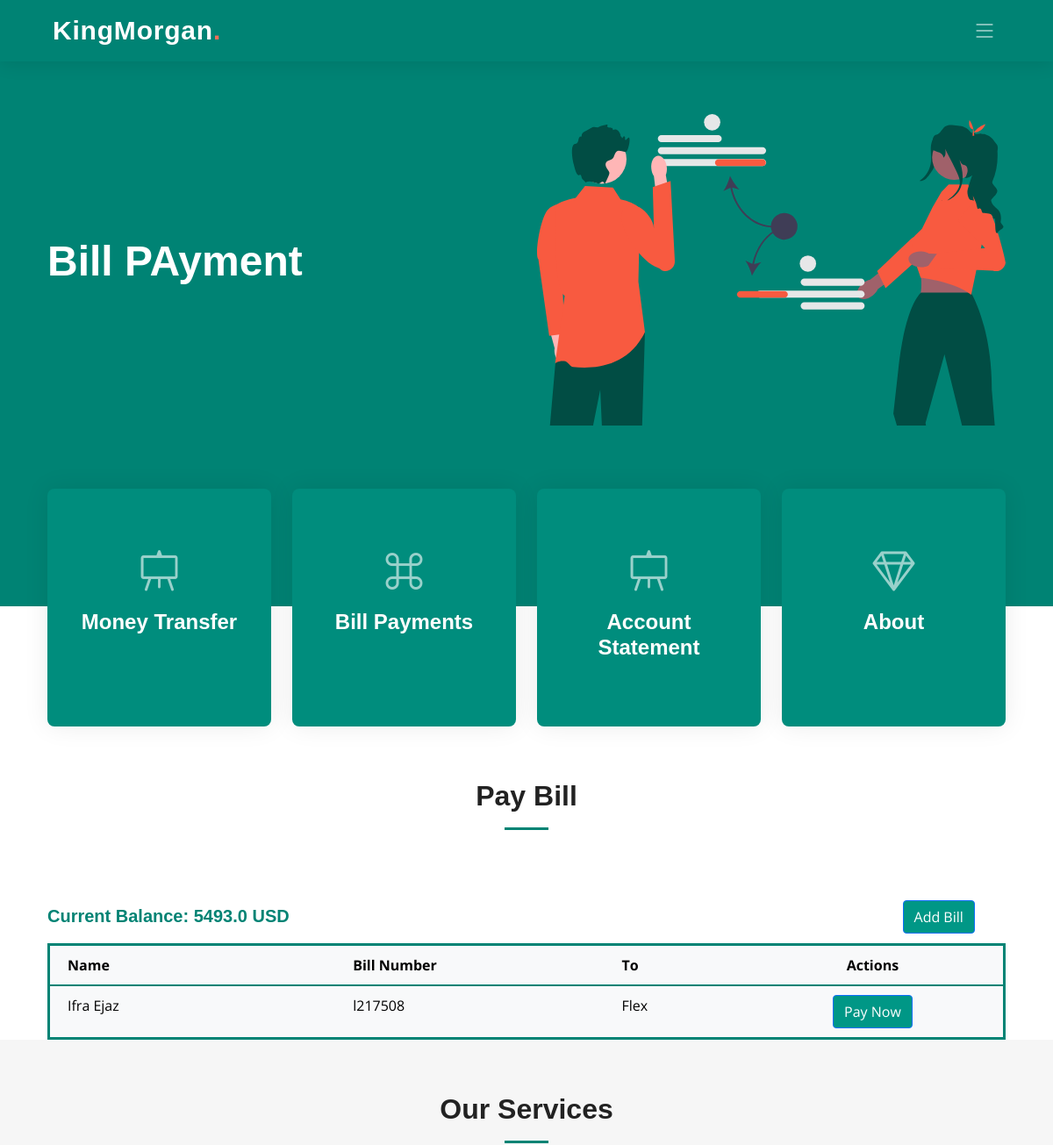
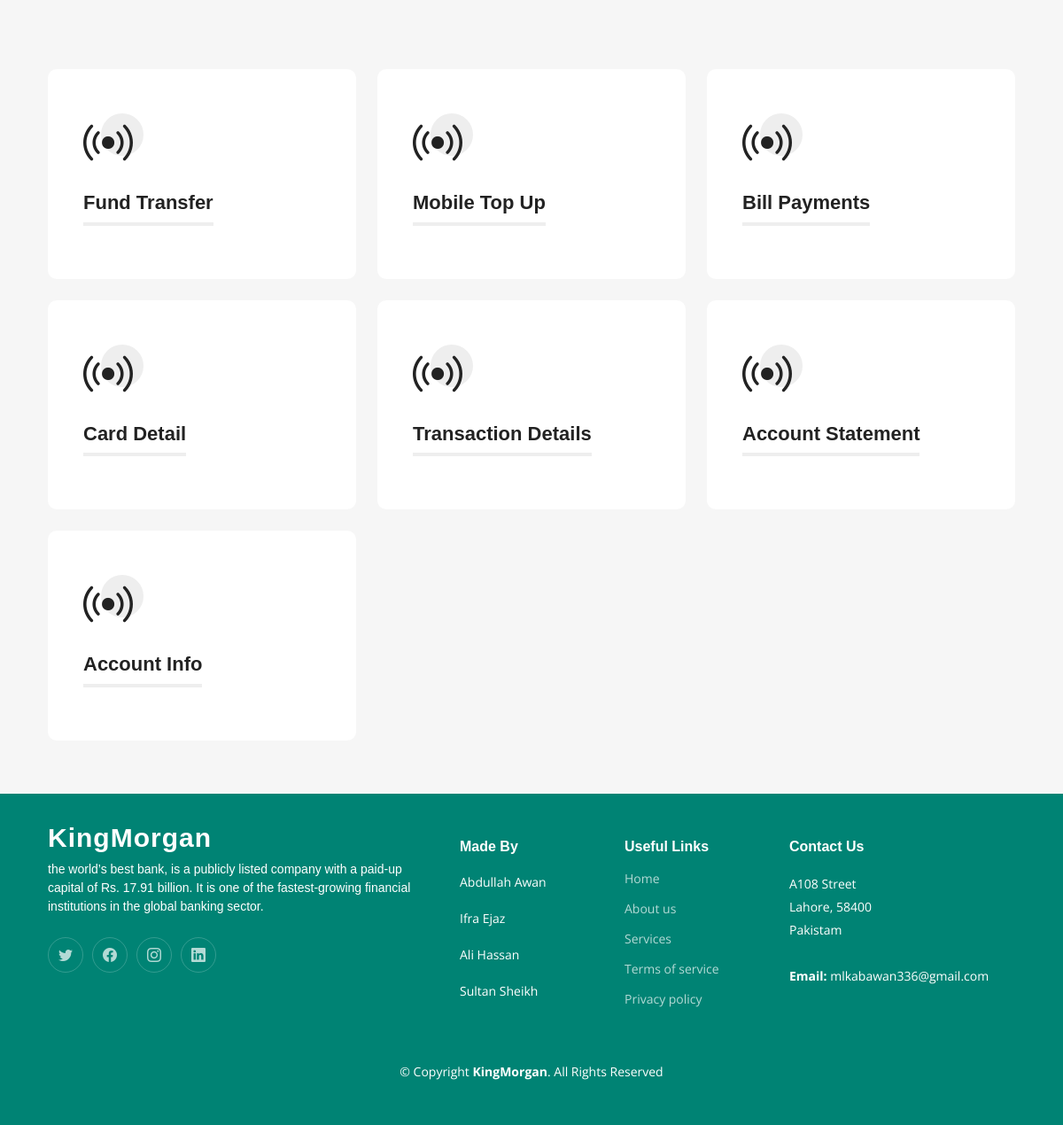
The app's page /billpayment/ (signed in) with its own data (2 pictures, top to bottom).
### app/models.py (models this page shows, shortened)
class Accounts(models.Model):
    SAVING = 'Saving'
    CURRENT = 'Current'
    FIXED_DEPOSIT = 'Fixed Deposit'
    ACCOUNT_TYPE_CHOICES = [
        (SAVING, 'Saving'),
        (CURRENT, 'Current'),
        (FIXED_DEPOSIT, 'Fixed Deposit'),
    ]
    ACTIVE = 'Active'
    INACTIVE = 'Inactive'
    STATUS_CHOICES = [
        (ACTIVE, 'Active'),
        (INACTIVE, 'Inactive'),
    ]
    user = models.ForeignKey(User, on_delete=models.CASCADE)
    account_number = models.CharField(max_length=100, unique=True)
    balance = models.FloatField()
    account_type = models.CharField(max_length=20, choices=ACCOUNT_TYPE_CHOICES, default=CURRENT)
    status = models.CharField(max_length=20, choices=STATUS_CHOICES, default=ACTIVE)
    bank_id = models.ForeignKey('Banks', on_delete=models.CASCADE, default=11)

class UserBill(models.Model):
    user = models.ForeignKey(User, on_delete=models.CASCADE, related_name='bills')
    customer = models.ForeignKey(BillCustomer, on_delete=models.CASCADE, related_name='bills')
    timestamp = models.DateTimeField(auto_now_add=True)
    def __str__(self):
        return f'Bill {self.pk} for {self.user.username}'

class BillCustomer(models.Model):
    bill_number = models.CharField(max_length=25)
    name = models.CharField(max_length=255)
    company = models.ForeignKey(BillCompany, on_delete=models.CASCADE, related_name='customers')

class BillCompany(models.Model):
    name = models.CharField(max_length=255)

### app/views.py (the view)
# urls.py: path('billpayment/', views.billpayment, name='billpayment'),
def billpayment(request):
    user_id = request.session.get('user')
    user = get_object_or_404(User, pk=user_id)
    account = get_object_or_404(Accounts, user=user)
    bills = UserBill.objects.filter(user_id=user).select_related('customer', 'customer__company')
    billcompanies = BillCompany.objects.all()
    print(bills)
    return render(request, 'dashboard/billpayment.html', {
        'User': user,
        'billcompanies': billcompanies,
        'bills': bills,
        'account': account,
        'services': services
    })

### app/templates/Dashboard/billpayment.html (shortened to what this page needs)
{% extends 'Dashboard/index.html' %}
{% load static %}
{% block extra_head %}
  <link href="https://cdnjs.cloudflare.com/ajax/libs/font-awesome/5.15.3/css/all.min.css" rel="stylesheet">
{% endblock extra_head %}
{% block hero %}<h2><span>Bill PAyment</span></h2>{% endblock hero %}
{% block content %}
<div class="section-header">
  <h2>Pay Bill</h2>
</div>
<div class="container">
    <div class="row">
        <div class="col-6">
            <h5 style="font-weight: bold; font-family: 'Arial', sans-serif; color: #008374; margin-top: 1%;">
                Current Balance: {{ account.balance }} USD
            </h5>
        </div>
        <div class="col-6">
            <a href="#" class="btn btn-primary" style="background-color:#009786; margin-left: 78%; margin-bottom: 2%;" data-bs-toggle="modal" data-bs-target="#addMobileTopUpModal">
                Add Bill
            </a>
        </div>
    </div>
    <div class="row">
        <div class="col-12">
            <table class="table table-borderless table-hover" style="border-collapse: collapse; border: 3px solid #008374; margin-bottom: 0;">
                <thead style="border-bottom: 2px solid #008374; background-color: #f8f9fa;">
                    <tr>
                        <th style="padding: 10px 20px; width: 30%; border-bottom: 1px solid #008374;">Name</th>
                        <th style="padding: 10px 20px; border-bottom: 1px solid #008374;">Bill Number</th>
                        <th style="padding: 10px 20px; border-bottom: 1px solid #008374;">To</th>
                        <th style="padding: 10px 20px; border-bottom: 1px solid #008374; text-align: center;">Actions</th>
                    </tr>
                </thead>
                <tbody style="border: 2px solid #008374; background-color: #f8f9fa;">
                    {% for bill in bills %}
                    <tr style="border-bottom: 1px solid #008374;">
                        <td style="padding: 10px 20px;">{{ bill.customer.name }}</td>
                        <td style="padding: 10px 20px;">{{ bill.customer.bill_number }}</td>
                        <td style="padding: 10px 20px;">{{ bill.customer.company.name }}</td>
                        <td style="padding: 10px 20px; text-align: center;">
                            <a href="{% url 'paybill' %}?name={{ bill.customer.name }}&bill_no={{ bill.customer.bill_number}}&balance={{ account.balance }}" class="btn btn-primary" style="background-color:#009786;">
                                Pay Now
                            </a>
                        </td>
                    </tr>
                {% endfor %}
                </tbody>
            </table>
        </div>
    </div>
</div>
<section id="services" class="services sections-bg">
    <div class="container" data-aos="fade-up">
      <div class="section-header">
        <h2>Our Services</h2>
      </div>
      <div class="row gy-4" data-aos="fade-up" data-aos-delay="100">
        {% for service in services %}
          <div class="col-lg-4 col-md-6">
            {% if service.url %}
              <a href="{% url service.url %}">
            {% endif %}
            <div class="service-item position-relative">
              <div class="icon">
                <i class="bi {{ service.icon }}"></i>
              </div>
              <h3>{{ service.name }}</h3>
            </div>
            {% if service.url %}
              </a>
            {% endif %}
          </div>
        {% endfor %}
      </div>
    </div>
  </section>
  {% endblock content %}

### app/static/css/main.css (style rules this page uses)
:root { --font-default: "Open Sans", system-ui, -apple-system, "Segoe UI", Roboto, "Helvetica Neue", Arial, "Noto Sans", "Liberation Sans", sans-serif, "Apple Color Emoji", "Segoe UI Emoji", "Segoe UI Symbol", "Noto Color Emoji"; --font-primary: "Montserrat", sans-serif; --font-secondary: "Poppins", sans-serif; }
:root { --color-default: #222222; --color-primary: #008374; --color-secondary: #f85a40; }
:root { scroll-behavior: smooth; }
body { font-family: var(--font-default); color: var(--color-default); }
a { color: var(--color-primary); text-decoration: none; }
h1, h2, h3, h4, h5, h6 { font-family: var(--font-primary); }
section { padding: 60px 0; overflow: hidden; scroll-margin-top: 70px; overflow: clip; }
.sections-bg { background-color: #f6f6f6; }
.section-header { text-align: center; padding-bottom: 60px; }
.section-header h2 { font-size: 32px; font-weight: 600; margin-bottom: 20px; padding-bottom: 20px; position: relative; }
.section-header h2:after { content: ""; position: absolute; display: block; width: 50px; height: 3px; background: var(--color-primary); left: 0; right: 0; bottom: 0; margin: auto; }
.services { padding: 60px 0; }
.services .service-item { padding: 40px; background: #fff; height: 100%; border-radius: 10px; }
.services .service-item .icon { width: 48px; height: 48px; position: relative; margin-bottom: 50px; }
.services .service-item .icon i { color: var(--color-default); font-size: 56px; transition: ease-in-out 0.3s; z-index: 2; position: relative; }
.services .service-item .icon:before { position: absolute; content: ""; height: 100%; width: 100%; background: #eeeeee; border-radius: 50px; z-index: 1; top: 10px; right: -20px; transition: 0.3s; }
.services .service-item h3 { color: var(--color-default); font-weight: 700; margin: 0 0 20px 0; padding-bottom: 8px; font-size: 22px; position: relative; display: inline-block; border-bottom: 4px solid #eeeeee; transition: 0.3s; }
.hero h2 { font-size: 48px; font-weight: 700; margin-bottom: 20px; color: #fff; }

### records on screen
Accounts: balance "5493.0"
UserBill: customer.name "Ifra Ejaz", customer.bill_number "l217508", customer.company.name "Flex"

### other values on screen
{{ service.name }} "Fund Transfer" "Mobile Top Up" "Bill Payments" "Card Detail" "Transaction Details" "Account Statement" "Account Info"
